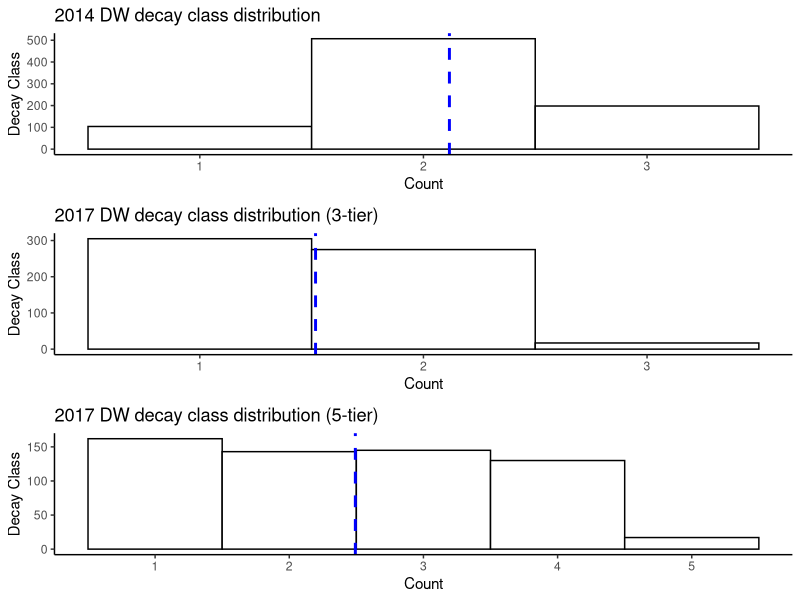
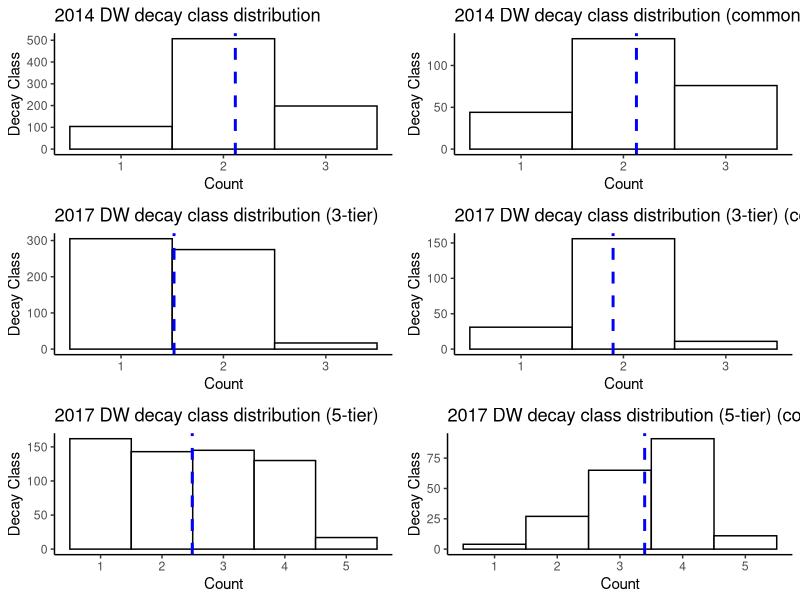
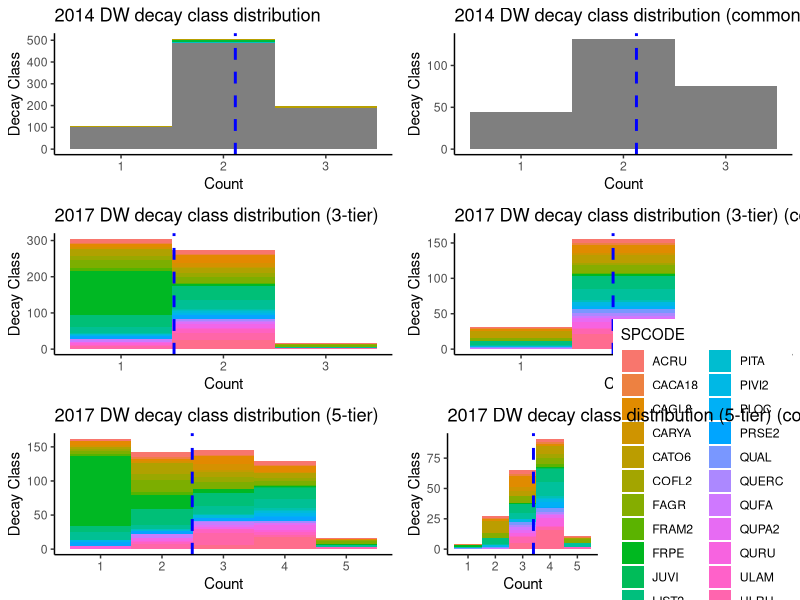
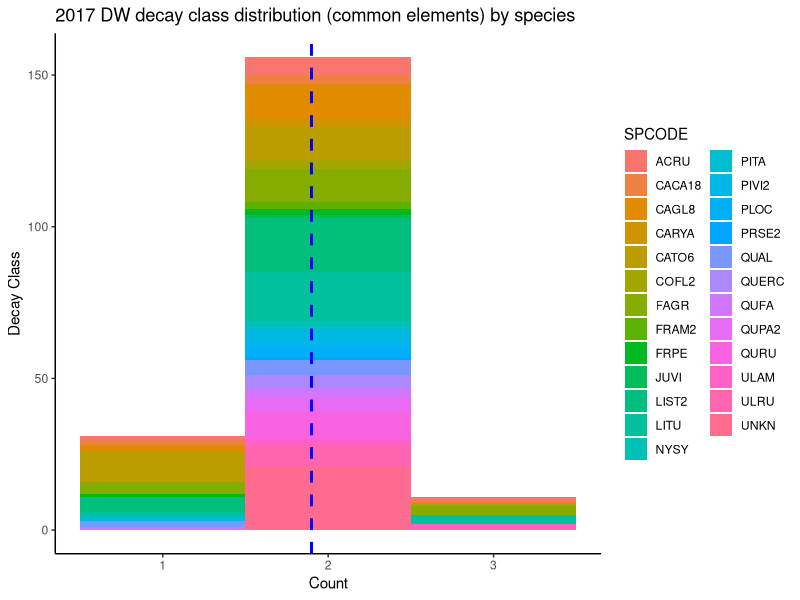

The R source for these figures, in order:
# deadwood script - initial look at distributions 

### 1. ORGANIZE WORKSPACE----
# set up workspace and load in relevant data frames
# dw surveys from 2014 (?) and 2017 -> dw1 and dw2
library(ggplot2)
library(ggpubr)
library(dplyr)

setwd("/Users/abbeyyatsko/Desktop/serc_deadwood/data")
dw2014 <- read.csv("DW_2014.csv", na.strings=c("","NA"))
dw2017 <- read.csv("DW_2017.csv", na.strings=c("","NA"))

# note the length of the two dataframes
# > 2014 has 1371 observations 
# > 2017 has 656 observations (approximately half of the preceding survey)

### 2. FILTER DATA----
# remove observations that do not have a tree tag ID
# function for complete cases (by survey)
completeFun_2014 <- function(dw2014, tag) {
  completeVec <- complete.cases(dw2014[, tag])
  return(dw2014[completeVec, ])
}
completeFun_2017 <- function(dw2017, STEMTAG) {
  completeVec <- complete.cases(dw2017[, STEMTAG])
  return(dw2017[completeVec, ])
}

dw2014 <- dw2014[dw2014$tag != "no tag", ]
dw2014 <- completeFun_2014(dw2014, "tag")
dw2017 <- completeFun_2017(dw2017, "STEMTAG")

# reduce data sets to include only tagged samples that have a recorded decay class
dw2014 <- completeFun_2014(dw2014, "decay")
# there is a random observation for the 2014 that records a decay class 6 - remove
dw2014 <- dw2014[dw2014$decay != "6", ] 
dw2017 <- completeFun_2017(dw2017, "DECAYCLASSORIG")

### 3. DECAY CLASS DISTRIBUTION COMPARISON 2014-2017 ----
# filtering order: are tagged --> have decay class info available 

# 2014 DW data 
DW_2014 <- ggplot(dw2014, aes(x=decay)) + 
  geom_histogram(binwidth=1, color = "black", fill="white")+
  theme_classic()+
  geom_vline(aes(xintercept=mean(decay)),
             color="blue", linetype="dashed", size=1)+
  ggtitle("2014 DW decay class distribution") +
  xlab("Count") + ylab("Decay Class")

# 2017 DW data 
# taking into consideration the 'converted' decay class values first (5 tier -> 3 tier)
DW_2017_3T <- ggplot(dw2017, aes(x=DECAYCLASSORIG)) + 
  geom_histogram(binwidth=1, color = "black", fill="white")+
  theme_classic()+
  geom_vline(aes(xintercept=mean(DECAYCLASSORIG)),
             color="blue", linetype="dashed", size=1)+
  ggtitle("2017 DW decay class distribution (3-tier)") +
  xlab("Count") + ylab("Decay Class")

# distribution of the original decay class values (5 tier)
DW_2017_5T <- ggplot(dw2017, aes(x=DECAYCLASS)) + 
  geom_histogram(binwidth=1, color = "black", fill="white")+
  theme_classic()+
  geom_vline(aes(xintercept=mean(DECAYCLASS)),
             color="blue", linetype="dashed", size=1)+
  ggtitle("2017 DW decay class distribution (5-tier)") +
  xlab("Count") + ylab("Decay Class")

# alligned together 
ggarrange(DW_2014,DW_2017_3T,DW_2017_5T,  ncol = 1, nrow = 3)

### 4. IDENTIFY COMMON ELEMENTS ACROSS 2014 and 2017 DATA ----
# goal: to see how decay class has progressed through time for a given DW piece
# (indicated by stem tag number) 

# therefore, we first need to identify which stem tags are shared between both DW_2014
# and DW_2017
common_elements <- Reduce(intersect, list(dw2014[, 1], dw2017[, 2]));
common_elements

# n = 148 stem tag IDs that can be traced from 2014 to 2017 with the means of making comparison 
# question: what do these distributions look like for 'common elements' each survey year?

# filter out common elements from 2014 and 2017 data 
dw2014_CE <- dw2014 %>% filter(tag %in% common_elements)
# length: 252 (therefore some repetitions for different A or B pieces)
dw2017_CE <- dw2017 %>% filter(STEMTAG %in% common_elements)
# length: 198 (therefore some repetitions for different A or B pieces)

sum(is.na(dw2014_CE$piece.id))
sum(is.na(dw2017_CE$PIECE))

# decay class distributions for common elements 
DW_2014_CE <- ggplot(dw2014_CE, aes(x=decay)) + 
  geom_histogram(binwidth=1, color = "black", fill="white")+
  theme_classic()+
  geom_vline(aes(xintercept=mean(decay)),
             color="blue", linetype="dashed", size=1)+
  ggtitle("2014 DW decay class distribution (common elements)") +
  xlab("Count") + ylab("Decay Class")

DW_2017_3T_CE <- ggplot(dw2017_CE, aes(x=DECAYCLASSORIG)) + 
  geom_histogram(binwidth=1, color = "black", fill="white")+
  theme_classic()+
  geom_vline(aes(xintercept=mean(DECAYCLASSORIG)),
             color="blue", linetype="dashed", size=1)+
  ggtitle("2017 DW decay class distribution (3-tier) (common elements)") +
  xlab("Count") + ylab("Decay Class")

DW_2017_5T_CE <- ggplot(dw2017_CE, aes(x=DECAYCLASS)) + 
  geom_histogram(binwidth=1, color = "black", fill="white")+
  theme_classic()+
  geom_vline(aes(xintercept=mean(DECAYCLASS)),
             color="blue", linetype="dashed", size=1)+
  ggtitle("2017 DW decay class distribution (5-tier) (common elements)") +
  xlab("Count") + ylab("Decay Class")

# compare distributions of decay class for full data set (left) and subsetted by common elements (right)
ggarrange(DW_2014,DW_2014_CE,DW_2017_3T,DW_2017_3T_CE,DW_2017_5T,DW_2017_5T_CE,  ncol = 2, nrow = 3)

# include some species indicators in the frequency histograms 
DW_2014_sp <- ggplot(dw2014, aes(x=decay, fill = species)) + 
  geom_histogram(binwidth=1)+
  theme_classic()+
  geom_vline(aes(xintercept=mean(decay)),
             color="blue", linetype="dashed", size=1)+
  ggtitle("2014 DW decay class distribution") +
  xlab("Count") + ylab("Decay Class")+
  theme(legend.position = "none")

DW_2017_3T_sp <- ggplot(dw2017, aes(x=DECAYCLASSORIG, fill = SPCODE)) + 
  geom_histogram(binwidth=1)+
  theme_classic()+
  geom_vline(aes(xintercept=mean(DECAYCLASSORIG)),
             color="blue", linetype="dashed", size=1)+
  ggtitle("2017 DW decay class distribution (3-tier)") +
  xlab("Count") + ylab("Decay Class")+
  theme(legend.position = "none")

# distribution of the original decay class values (5 tier)
DW_2017_5T_sp <- ggplot(dw2017, aes(x=DECAYCLASS, fill = SPCODE)) + 
  geom_histogram(binwidth=1)+
  theme_classic()+
  geom_vline(aes(xintercept=mean(DECAYCLASS)),
             color="blue", linetype="dashed", size=1)+
  ggtitle("2017 DW decay class distribution (5-tier)") +
  xlab("Count") + ylab("Decay Class")+
  theme(legend.position = "none")

DW_2014_CE_sp <- ggplot(dw2014_CE, aes(x=decay, fill = species)) + 
  geom_histogram(binwidth=1)+
  theme_classic()+
  geom_vline(aes(xintercept=mean(decay)),
             color="blue", linetype="dashed", size=1)+
  ggtitle("2014 DW decay class distribution (common elements)") +
  xlab("Count") + ylab("Decay Class")+
  theme(legend.position = "none")

DW_2017_3T_CE_sp <- ggplot(dw2017_CE, aes(x=DECAYCLASSORIG, fill = SPCODE)) + 
  geom_histogram(binwidth=1)+
  theme_classic()+
  geom_vline(aes(xintercept=mean(DECAYCLASSORIG)),
             color="blue", linetype="dashed", size=1)+
  ggtitle("2017 DW decay class distribution (3-tier) (common elements)") +
  xlab("Count") + ylab("Decay Class")+
  theme(legend.position = "none")

DW_2017_5T_CE_sp <- ggplot(dw2017_CE, aes(x=DECAYCLASS, fill = SPCODE)) + 
  geom_histogram(binwidth=1)+
  theme_classic()+
  geom_vline(aes(xintercept=mean(DECAYCLASS)),
             color="blue", linetype="dashed", size=1)+
  ggtitle("2017 DW decay class distribution (5-tier) (common elements)") +
  xlab("Count") + ylab("Decay Class")

ggarrange(DW_2014_sp,DW_2014_CE_sp,DW_2017_3T_sp,DW_2017_3T_CE_sp,
          DW_2017_5T_sp,DW_2017_5T_CE_sp,  ncol = 2, nrow = 3)

### 5. PIECE TOGETHER THE PIECES ----
# make a column that merges stem tag ID with piece identifiers (letter)
dw2014_CE$tagpiece <- paste(dw2014_CE$tag,dw2014_CE$piece.id)
dw2017_CE$tagpiece <- paste(dw2017_CE$STEMTAG,dw2017_CE$PIECE)

# now compare common elements of 'tagpiece' between 2014 and 2017 data 
common_elements_piece <- Reduce(intersect, list(dw2014_CE[, 25], dw2017_CE[, 32]));
common_elements_piece

# filter out common elements from 2014 and 2017 data 
dw2014_CE_piece <- dw2014_CE %>% filter(tagpiece %in% common_elements_piece)
# length: 252 (therefore some repetitions for different A or B pieces)
dw2017_CE_piece <- dw2017_CE %>% filter(tagpiece %in% common_elements_piece)
# length: 198 (therefore some repetitions for different A or B pieces)

##### 
# species included messaround 
  ggplot(dw2017_CE, aes(x=DECAYCLASSORIG, fill = SPCODE )) + 
  geom_histogram(binwidth = 1)+
  theme_classic()+
  geom_vline(aes(xintercept=mean(DECAYCLASSORIG)),
             color="blue", linetype="dashed", size=1)+
  ggtitle("2017 DW decay class distribution (common elements) by species") +
  xlab("Count") + ylab("Decay Class")





